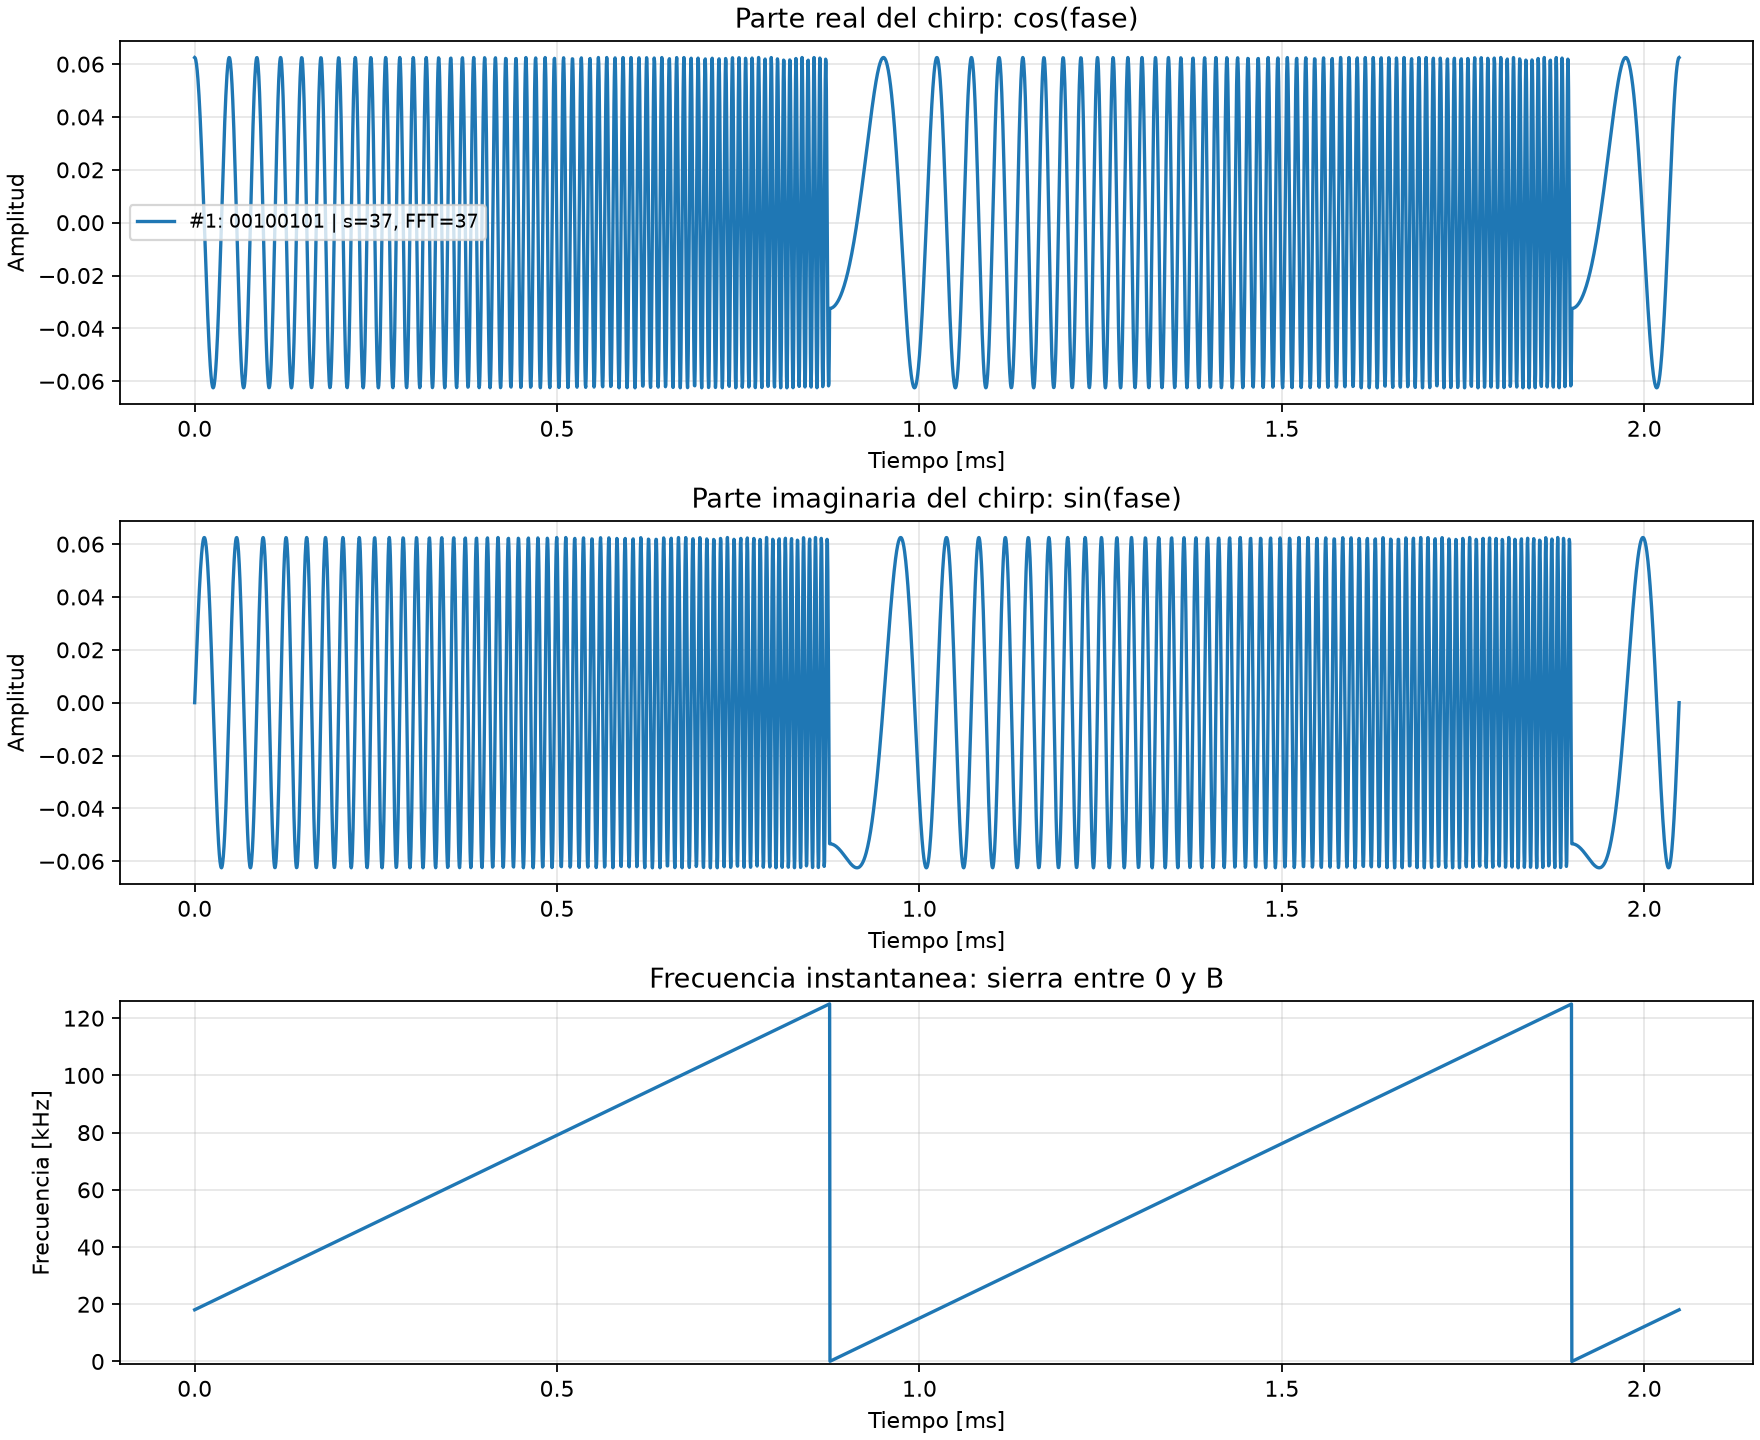

Reproduce this figure in Python.
"""Simula de uno a cinco simbolos LoRa con la ecuacion (3) del articulo.

Los simbolos son cadenas binarias para conservar los ceros a la izquierda.
Requiere: numpy y matplotlib. Ejecutar con: python3 simulacion_lora_chirp.py
"""

import matplotlib
matplotlib.use("Agg")  # genera el PNG tambien en equipos sin interfaz grafica
import matplotlib.pyplot as plt
import numpy as np


B = 125_000  # ancho de banda [Hz]
MAX_SIMBOLOS = 5
MUESTRAS_POR_MUESTRA = 16  # solo para dibujar suavemente la onda temporal


def validar_simbolos(simbolos):
    """Devuelve SF y falla temprano si la lista no representa una trama valida."""
    if not isinstance(simbolos, (list, tuple)):
        raise TypeError("simbolos debe ser una lista o tupla de cadenas binarias")
    if not 1 <= len(simbolos) <= MAX_SIMBOLOS:
        raise ValueError(f"se admiten entre 1 y {MAX_SIMBOLOS} simbolos")
    if not all(isinstance(bits, str) and set(bits) <= {"0", "1"} for bits in simbolos):
        raise ValueError("cada simbolo debe ser una cadena formada solo por '0' y '1'")

    sf = len(simbolos[0])
    if sf == 0 or any(len(bits) != sf for bits in simbolos):
        raise ValueError("todos los simbolos deben tener la misma longitud y al menos un bit")
    return sf


def fase_sierra(tiempo, valor, N):
    """Fase continua cuya derivada es la sierra de frecuencia del chirp."""
    # En un simbolo Ts=N/B, 2*B*Ts=2*N: la sierra recorre dos veces los N bins.
    indice = valor + 2 * B * tiempo
    ciclos_completos = np.floor(indice / N)
    resto = np.mod(indice, N)
    area_de_sierra = (ciclos_completos * N**2 + resto**2) / 2
    return (area_de_sierra - valor**2 / 2) / (2 * N)


def modular_simbolo(valor, k, N):
    """Genera las muestras LoRa y una vista temporal sobreamostrada de la sierra."""
    # Ecuacion (3) del articulo: forma discreta usada por el modulador y la FFT.
    fase_discreta = ((valor + k) % N) * k / N
    chirp = np.exp(1j * 2 * np.pi * fase_discreta) / np.sqrt(N)

    Ts = N / B
    tiempo_vista = np.linspace(0, Ts, N * MUESTRAS_POR_MUESTRA + 1)
    # La pendiente 2*B/N viene de Delta(fase)=(valor+2*k+1)/N entre muestras.
    frecuencia_vista = np.mod(valor + 2 * B * tiempo_vista, N) * B / N
    fase = 2 * np.pi * fase_sierra(tiempo_vista, valor, N)
    onda_vista_real = np.cos(fase) / np.sqrt(N)
    onda_vista_imaginaria = np.sin(fase) / np.sqrt(N)
    return chirp, tiempo_vista, onda_vista_real, onda_vista_imaginaria, frecuencia_vista


def simular_lora(simbolos):
    """Modula y detecta una lista de 1 a 5 simbolos binarios de igual longitud."""
    sf = validar_simbolos(simbolos)
    N = 2**sf
    Ts = N / B
    k = np.arange(N)
    downchirp = np.exp(-1j * 2 * np.pi * k**2 / N)

    valores_enviados = [int(bits, 2) for bits in simbolos]
    valores_estimados = []
    vistas = []

    for valor in valores_enviados:
        chirp, tiempo_vista, real, imaginaria, frecuencia_vista = modular_simbolo(valor, k, N)
        vistas.append((tiempo_vista, real, imaginaria, frecuencia_vista))

        # Ecuacion (16): dechirp y FFT. El bin del maximo es el simbolo recibido.
        espectro = np.abs(np.fft.fft(chirp * downchirp))
        valores_estimados.append(int(np.argmax(espectro)))

    assert valores_estimados == valores_enviados
    _graficar(vistas, simbolos, valores_enviados, valores_estimados, Ts, N)
    return valores_estimados


def _graficar(vistas, simbolos, enviados, estimados, Ts, N):
    fig, axes = plt.subplots(3, 1, figsize=(11, 9), constrained_layout=True)

    for indice, ((tiempo, real, imaginaria, frecuencia), bits, enviado, estimado) in enumerate(
        zip(vistas, simbolos, enviados, estimados)
    ):
        tiempo = indice * Ts + tiempo
        etiqueta = f"#{indice + 1}: {bits} | s={enviado}, FFT={estimado}"
        axes[0].plot(tiempo * 1e3, real, label=etiqueta)
        axes[1].plot(tiempo * 1e3, imaginaria, label=etiqueta)
        axes[2].plot(tiempo * 1e3, frecuencia / 1e3)

    limites_ms = np.arange(len(vistas) + 1) * Ts * 1e3
    for limite in limites_ms[1:-1]:
        axes[0].axvline(limite, color="gray", linestyle="--", alpha=0.6)
        axes[1].axvline(limite, color="gray", linestyle="--", alpha=0.6)
        axes[2].axvline(limite, color="gray", linestyle="--", alpha=0.6)

    axes[0].set(title="Parte real del chirp: cos(fase)",
                xlabel="Tiempo [ms]", ylabel="Amplitud")
    axes[0].grid(True, alpha=0.3)
    axes[0].legend(ncol=min(len(vistas), 3), fontsize="small")

    axes[1].set(title="Parte imaginaria del chirp: sin(fase)",
                xlabel="Tiempo [ms]", ylabel="Amplitud")
    axes[1].grid(True, alpha=0.3)

    axes[2].set(title="Frecuencia instantanea: sierra entre 0 y B",
                xlabel="Tiempo [ms]", ylabel="Frecuencia [kHz]")
    axes[2].set_ylim(-1, B / 1e3 + 1)
    axes[2].grid(True, alpha=0.3)

    output = "simulacion_lora_chirp.png"
    fig.savefig(output, dpi=160)
    print(f"SF={len(simbolos[0])}, B={B / 1e3:.0f} kHz, N={N}, Ts={Ts * 1e3:.3f} ms")
    for indice, (bits, enviado, estimado) in enumerate(zip(simbolos, enviados, estimados), start=1):
        print(f"Simbolo {indice}: {bits} -> s={enviado}; detectado={estimado}")
    print(f"Grafica guardada en: {output}")


if __name__ == "__main__":
    simular_lora(["00100101"])
    # simular_lora(["00100101", "11110000"])
    # simular_lora(["00100101", "11110000", "00000011"])
